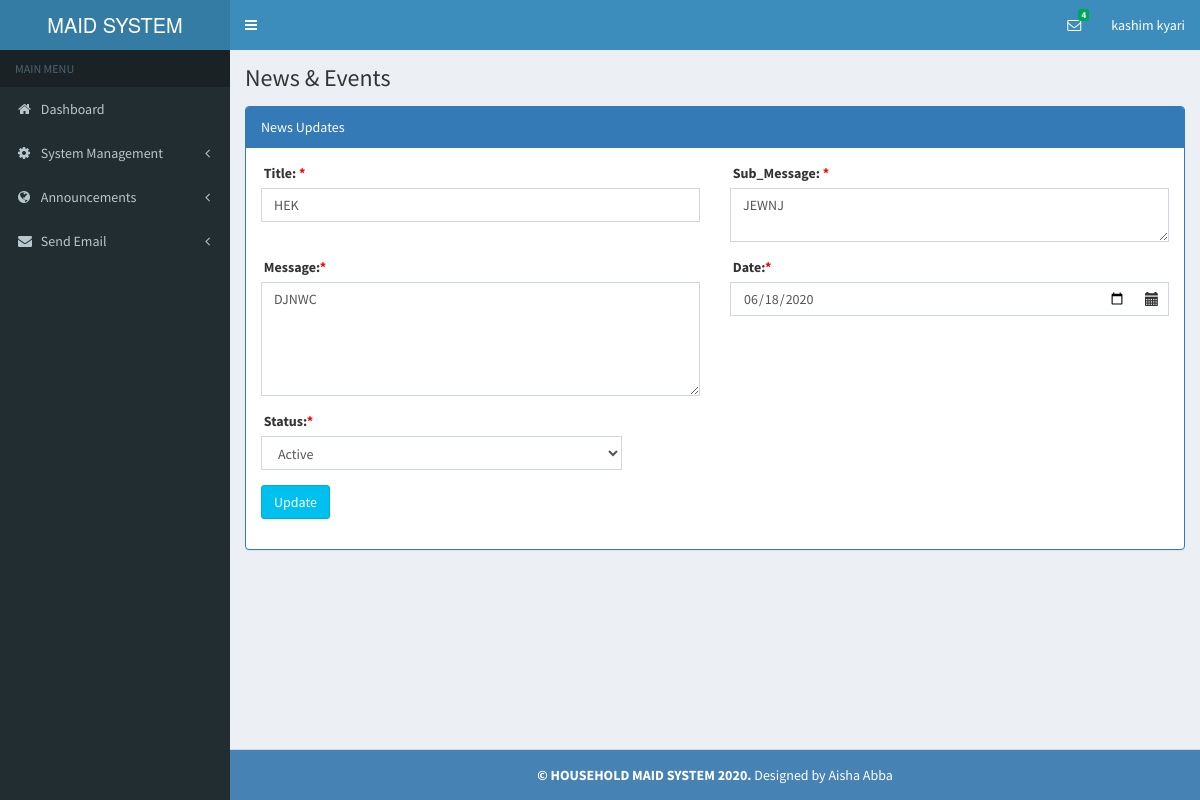
The page /admin/update_news.php?user_id=2 (signed in) on the database its author committed.
### tables this page shows
CREATE TABLE `accounts` (
  `fname` varchar(255) NOT NULL,
  `lname` varchar(255) NOT NULL,
  `id_number` int(255) NOT NULL,
  `email` varchar(255) NOT NULL,
  `phone` varchar(255) NOT NULL,
  `address` varchar(255) NOT NULL,
  `town` varchar(255) NOT NULL,
  `password` varchar(255) NOT NULL,
  `role_id` varchar(255) NOT NULL
);

CREATE TABLE `events` (
  `title` text NOT NULL,
  `sub_message` text NOT NULL,
  `message` text NOT NULL,
  `date` date NOT NULL,
  `status` varchar(11) NOT NULL,
  `id` int(11) NOT NULL
);

### admin/update_news.php (the view, shortened to what this page needs)
<?php include_once('../dbconnect.php');
$id=$_GET['user_id'];
if($id!=""){
    $news_edit=mysqli_query($conn,"SELECT * FROM events WHERE id='$id' LIMIT 1");
    $row_edit=mysqli_fetch_assoc($news_edit);
}
else{
    header('Location: news_events.php');
}
?>
<?php  require_once('include/header.php');  ?>
<?php require_once('include/sidebar.php');  ?>
<div class="content-wrapper">
    <section class="content-header">
        <h1>
            News & Events
        </h1>
    </section>
    <section class="content">
        <div class="panel panel-primary">
            <div class="panel-heading">News Updates</div>
            <div class="panel-body">
                <form autocomplete="off" id="register12" action="" method="post" enctype="multipart/form-data">
                    <div class="row">
                        <div class="col-md-6">
                            <div class="form-group">
                                <label for="comment-name"><i class="glyphicon glyphicon"></i> <b>Title: <span class="required">*</span></b></label>
                                <input class="form-control" id="title" name="title" value="<?php echo $row_edit['title']?>" required="required" type="text" placeholder="">
                            </div></div>
                        <div class="col-md-6">
                            <div class="form-group">
                                <label for="comment-name"><i class="glyphicon glyphicon"></i> <b>Sub_Message: <span class="required">*</span></b></label>
                                <textarea class="form-control" id="" name="sub_message"  rows="2" type="text" required="required" placeholder=""><?php echo $row_edit['sub_message']?></textarea>
                            </div></div>
                    </div>
                    <div class="row">
                        <div class="col-md-6">
                            <div class="form-group has-feedback">
                                <label for="comment-name"><i class="glyphicon glyphicon"></i> <b>Message:<span class="required">*</span></b></label>
                                <textarea name="message" type="email" class="form-control" rows="5" required="required" placeholder=""><?php echo $row_edit['message'];?></textarea>
                            </div>
                        </div>
                        <div class="col-md-6">
                            <div class="form-group has-feedback">
                                <label for="calendar"><i class="glyphicon glyphicon"></i> <b>Date:<span class="required">*</span></b></label>
                                <input  name="date" type="date" class="form-control" value="<?php echo $row_edit['date']?>" required="required" placeholder="Date for the Event">
                            </div>
                        </div>
                    </div>
                    <div class="row">
                        <div class="col-md-5">
                            <div class="form-group has-feedback">
                                <label for="passport"><i class="glyphicon glyphicon"></i> <b>Status:<span class="required">*</span></b></label>
                                <select class="form-control" name="status" required="required">
                                    <option  selected ="selected"   value ="<?php echo $row_edit['status']?>" ><?php echo $row_edit['status']?></option>
                                </select>
                            </div>
                        </div>
                    </div>
                    <div class="form-group">
                        <button type="submit" class="btn btn-info" name="submit">Update</button>
                    </div>
                </form>
            </div>
        </div>
    </section>
</div>
<?php require_once('include/footer.php');?>

### admin/include/header.php (shortened to what this page needs)
<?php
require_once('../dbconnect.php');
$role=  $_SESSION['role_session'];
if(!isset($_SESSION['admin'])  && $role!=1)
{
        header("Location:../login.php");
}
else{
    $session_id= $_SESSION['admin'];
    $query=$conn->query("SELECT * FROM accounts WHERE email='$session_id'");
    $row=$query->fetch_array();
    $fname=$row['fname'];
    $lname=$row['lname'];
}
    ?>
<!DOCTYPE html>
<html>
  <head>
    <link rel="stylesheet" href="../assets/bootstrap/css/bootstrap.min.css">
      <link rel="stylesheet" href="../assets/swal2/sweetalert2.min.css">
    <link rel="stylesheet" href="../assets/css/font-awesome.min.css">
    <link rel="stylesheet" href="../assets/css/ionicons.min.css">
    <link rel="stylesheet" href="../assets/css/AdminLTE.min.css">
    <link rel="stylesheet" href="../assets/css/skins/_all-skins.min.css">
      <link href="../assets/modal-effect/css/component.css" rel="stylesheet">
    <link rel="stylesheet" href="../assets/plugins/datepicker/datepicker3.css">
    <link rel="stylesheet" href="../assets/plugins/daterangepicker/daterangepicker-bs3.css">
    <link href="../assets/elibrary/fileinput/css/fileinput.css " media="all" rel="stylesheet" type="text/css" />
    <link href="../assets/elibrary/modal/css/bootstrap-modal.css" media="all" rel="stylesheet" type="text/css" />
    <link href="../assets/elibrary/css/li-scroller.css" media="all" rel="stylesheet" type="text/css" />
    <link href="../assets/elibrary/plugins/dataTables/dataTables.bootstrap.css " media="all" rel="stylesheet" type="text/css" />
   </head>
   <body class="hold-transition skin-blue sidebar-mini">
    <div class="wrapper">
      <header class="main-header">
        <a href="index" class="logo">
          <span class="logo-lg">MAID SYSTEM</span>
        </a>
        <nav class="navbar navbar-static-top" role="navigation">
          <a href="#" class="sidebar-toggle" data-toggle="offcanvas" role="button">
          </a>
          <div class="navbar-custom-menu">
            <ul class="nav navbar-nav">
                <li class="dropdown messages-menu">
                <a href="#" class="dropdown-toggle" data-toggle="dropdown">
                  <i class="fa fa-envelope-o"></i>
                    <?php
                    $stmt=$conn->query("SELECT * FROM inquiries");
                    $count=mysqli_num_rows($stmt);
                    ?>
                  <span class="label label-success"><?php echo $count; ?></span>
                </a>
              </li>
              <li class="dropdown user user-menu">
                <a href="#" class="dropdown-toggle" data-toggle="dropdown">
                  <span class="hidden-xs"><?php echo $fname;   ?></span>
                  <span class="hidden-xs"><?php echo $lname;   ?></span>
                </a>
              </li>
            </ul>
          </div>
        </nav>
      </header>

### admin/update_news.php (style rules this page uses)
.required,.error { color: red; }

### rows shown on the page
accounts: fname "kashim", lname "kyari"
events: title "HEK", sub_message "JEWNJ", message "DJNWC", date "06/18/2020", status "Active"

### other values the page prints
$count "4"
